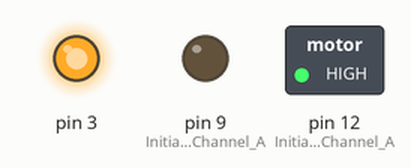
Simulated run of this sketch. Board: Arduino Uno, built with avr-gcc and run on an emulated ATmega328P. On the bench: switched loads named in the sketch (green lamp = pin HIGH), output pins drawn as LEDs (lit = HIGH).

Above: at 0.1 s.
Timing chart, 0 to 1.6 s (numbered marks = the images above):
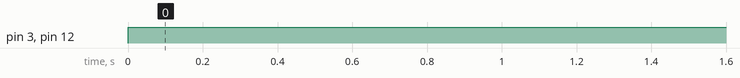

The sketch:

The_FAN_.ino
```cpp
void setup() {
  pinMode(12, OUTPUT); //Initiates Motor Channel A pin
  pinMode(9, OUTPUT); //Initiates Brake Channel A pin

}

void loop(){

  //Motor direction
  digitalWrite(12, HIGH); //HIGH is forward and LOW is backward
  digitalWrite(9, LOW);   //Disengage the Brake
  analogWrite(3, 255);   //Spins the motor from 70 (minimum speed) to 255 (maximum speed)
}
```

Measured:
- by itself, pin 3, pin 12 (Initiates_Motor_Channel_A): LOW → HIGH at 0.00 s
